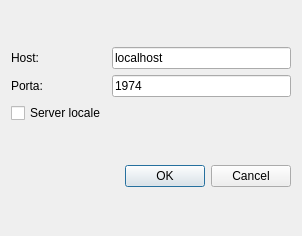
<ui version="4.0" >
 <class>serverConnection</class>
 <widget class="QDialog" name="serverConnection" >
  <property name="geometry" >
   <rect>
    <x>0</x>
    <y>0</y>
    <width>302</width>
    <height>236</height>
   </rect>
  </property>
  <property name="windowTitle" >
   <string>Connessione</string>
  </property>
  <layout class="QHBoxLayout" >
   <item>
    <layout class="QVBoxLayout" >
     <item>
      <layout class="QGridLayout" >
       <item row="0" column="0" >
        <widget class="QLabel" name="label" >
         <property name="text" >
          <string>Host:</string>
         </property>
        </widget>
       </item>
       <item row="0" column="1" >
        <widget class="QLineEdit" name="lineEdit" >
         <property name="text" >
          <string>localhost</string>
         </property>
        </widget>
       </item>
       <item row="1" column="0" >
        <widget class="QLabel" name="label_2" >
         <property name="text" >
          <string>Porta:</string>
         </property>
        </widget>
       </item>
       <item row="1" column="1" >
        <widget class="QLineEdit" name="lineEdit_2" >
         <property name="inputMask" >
          <string>ddddd; </string>
         </property>
         <property name="text" >
          <string>1974</string>
         </property>
        </widget>
       </item>
       <item row="2" column="0" >
        <widget class="QCheckBox" name="checkBox" >
         <property name="text" >
          <string>Server locale</string>
         </property>
        </widget>
       </item>
      </layout>
     </item>
     <item>
      <widget class="QDialogButtonBox" name="buttonBox" >
       <property name="orientation" >
        <enum>Qt::Horizontal</enum>
       </property>
       <property name="standardButtons" >
        <set>QDialogButtonBox::Cancel|QDialogButtonBox::Ok</set>
       </property>
      </widget>
     </item>
    </layout>
   </item>
  </layout>
 </widget>
 <resources/>
 <connections>
  <connection>
   <sender>buttonBox</sender>
   <signal>accepted()</signal>
   <receiver>serverConnection</receiver>
   <slot>accept()</slot>
   <hints>
    <hint type="sourcelabel" >
     <x>248</x>
     <y>254</y>
    </hint>
    <hint type="destinationlabel" >
     <x>157</x>
     <y>274</y>
    </hint>
   </hints>
  </connection>
  <connection>
   <sender>buttonBox</sender>
   <signal>rejected()</signal>
   <receiver>serverConnection</receiver>
   <slot>reject()</slot>
   <hints>
    <hint type="sourcelabel" >
     <x>316</x>
     <y>260</y>
    </hint>
    <hint type="destinationlabel" >
     <x>286</x>
     <y>274</y>
    </hint>
   </hints>
  </connection>
 </connections>
</ui>
